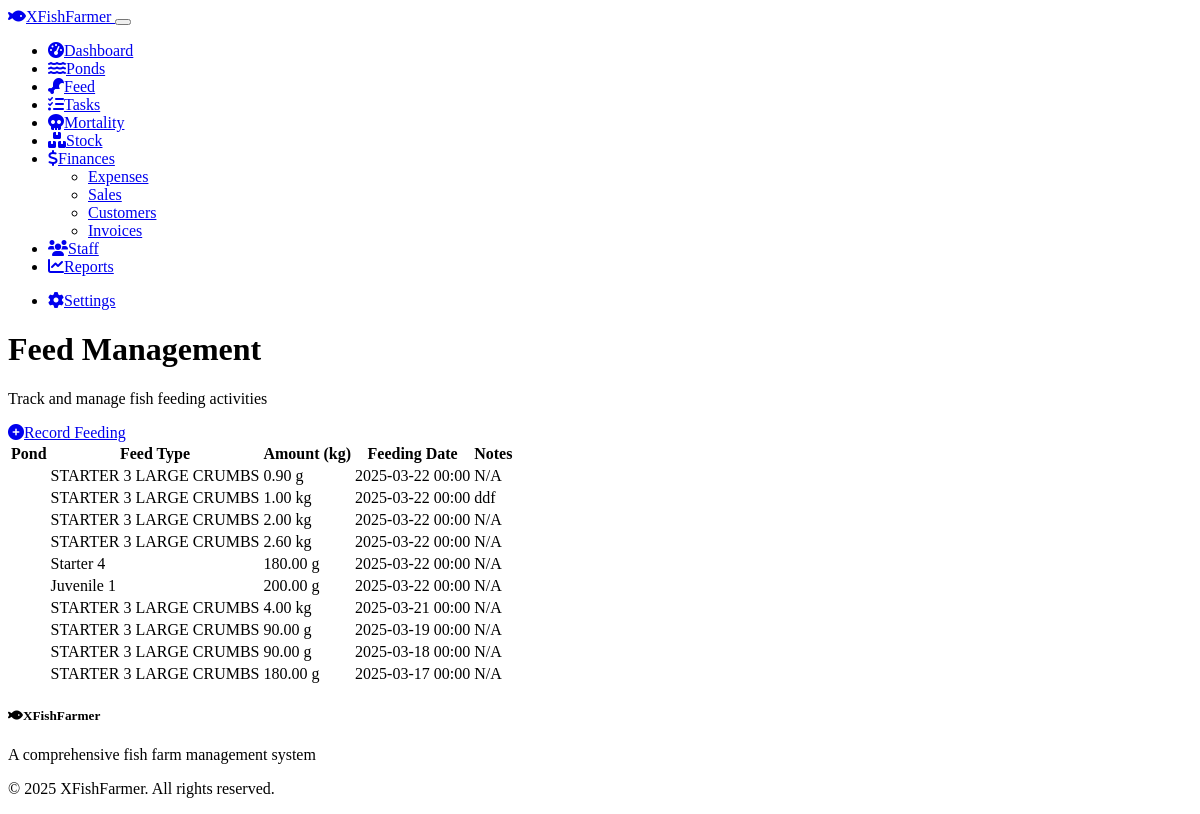
The page /feed on the database as committed earlier.
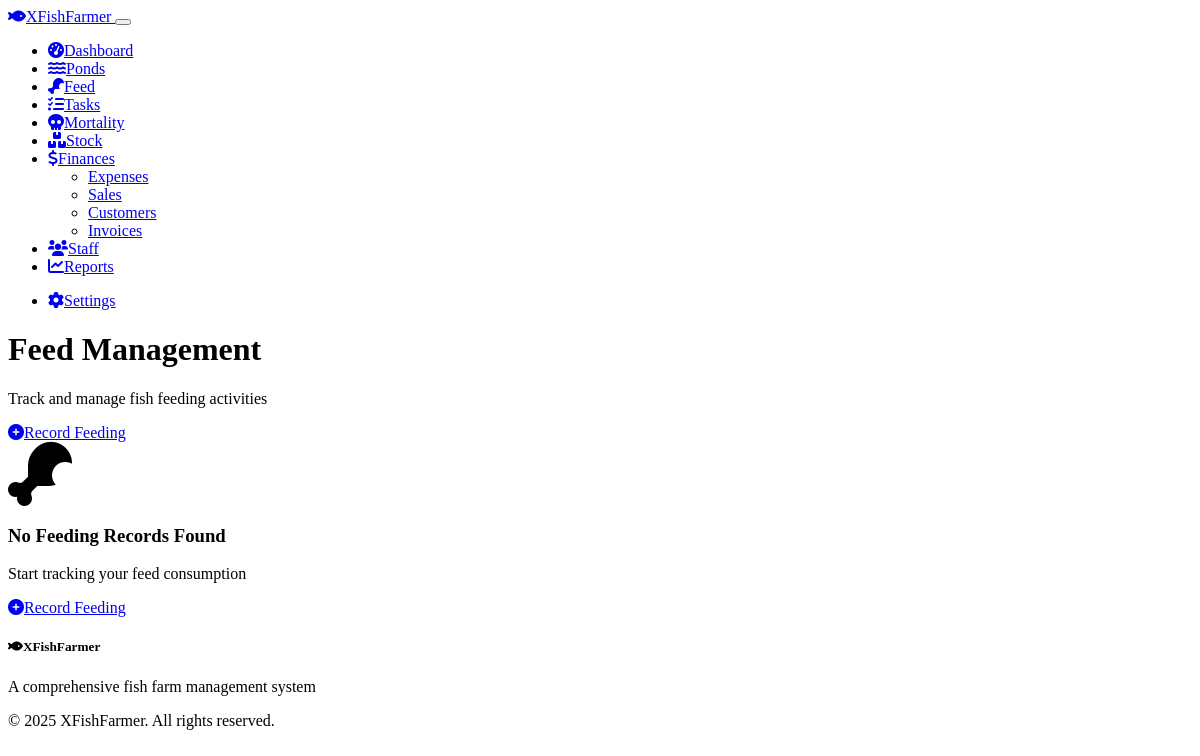
The same page on the database as committed later.
### models.py (models this page shows, shortened)
class Feed(db.Model):
    id = db.Column(db.Integer, primary_key=True)
    pond_id = db.Column(db.Integer, db.ForeignKey('ponds.id'), nullable=False)
    feed_stock_id = db.Column(db.Integer, db.ForeignKey('feed_stock.id'), nullable=False)
    amount = db.Column(db.Float, nullable=False)  # Amount in kg or g
    unit = db.Column(db.String(5), nullable=False, default='kg')  # kg or g
    feeding_date = db.Column(db.Date, nullable=False, default=date.today)
    notes = db.Column(db.Text, nullable=True)
    date_created = db.Column(db.DateTime, default=datetime.utcnow)
    date_updated = db.Column(db.DateTime, default=datetime.utcnow, onupdate=datetime.utcnow)
    pond = db.relationship('Pond', backref='feeds', lazy=True)
    feed_stock = db.relationship('FeedStock', backref='feedings', lazy=True)

class FeedStock(db.Model):
    id = db.Column(db.Integer, primary_key=True)
    name = db.Column(db.String(100), nullable=False)
    quantity = db.Column(db.Float, nullable=False)  # Quantity in kg
    supplier = db.Column(db.String(100), nullable=True)
    purchase_date = db.Column(db.Date, nullable=False, default=date.today)
    expiry_date = db.Column(db.Date, nullable=True)
    cost = db.Column(db.Float, nullable=False)  # Cost in currency
    notes = db.Column(db.Text, nullable=True)
    date_created = db.Column(db.DateTime, default=datetime.utcnow)
    date_updated = db.Column(db.DateTime, default=datetime.utcnow, onupdate=datetime.utcnow)

### routes.py (the view)
@app.route('/feed')
def feed():
    feeds = Feed.query.order_by(Feed.feeding_date.desc()).all()
    monthly_feed_usage = db.session.query(
        Pond.name.label('pond_name'),  # Pond name
        FeedStock.name.label('feed_type'),  # Feed type
        func.sum(
            case(
                (Feed.unit == 'g', Feed.amount / 1000),  # Convert grams to kg
                else_=Feed.amount
            )
        ).label('total_amount_kg'),  # Total amount in kg
        func.sum(
            case(
                (Feed.unit == 'kg', Feed.amount * 1000),  # Convert kg to grams
                else_=Feed.amount
            )
        ).label('total_amount_g')  # Total amount in grams
    ).join(FeedStock, Feed.feed_stock_id == FeedStock.id)\
     .join(Pond, Feed.pond_id == Pond.id)\
     .filter(Feed.feeding_date >= datetime.now() - timedelta(days=30))\
     .group_by(Pond.name, FeedStock.name)\
     .order_by(Pond.name, FeedStock.name)\
     .all()
    return render_template('feed/index.html', feeds=feeds, monthly_feed_usage=monthly_feed_usage)

### templates/feed/index.html (shortened to what this page needs)
{% extends "layout.html" %}
{% block page_title %}Feed Management{% endblock %}
{% block content %}
<div class="row mb-4">
    <div class="col-12">
        <div class="d-flex justify-content-between align-items-center">
            <p class="lead">Track and manage fish feeding activities</p>
            <a href="{{ url_for('create_feed') }}" class="btn btn-primary">
                <i class="fas fa-plus-circle me-2"></i>Record Feeding
            </a>
        </div>
    </div>
</div>
<div class="row">
    <div class="col-12">
        <div class="card shadow">
            <div class="card-body">
                {% if feeds %}
                <div class="table-responsive">
                    <table class="table table-hover">
                        <thead>
                            <tr>
                                <th>Pond</th>
                                <th>Feed Type</th>
                                <th>Amount (kg)</th>
                                <th>Feeding Date</th>
                                <th>Notes</th>
                            </tr>
                        </thead>
                        <tbody>
                            {% for feed in feeds %}
                            <tr>
                                <td>{{ feed.pond.name }}</td>
                                <td>{{ feed.feed_stock.name }}</td>
                                <td>{{ "%.2f"|format(feed.amount) }} {{ feed.unit }}</td>
                                <td>{{ feed.feeding_date.strftime('%Y-%m-%d %H:%M') }}</td>
                                <td>{{ feed.notes or "N/A" }}</td>
                            </tr>
                            {% endfor %}
                        </tbody>
                    </table>
                </div>
                {% else %}
                <div class="text-center py-5">
                    <i class="fas fa-drumstick-bite fa-4x mb-3 text-muted"></i>
                    <h3>No Feeding Records Found</h3>
                    <p class="text-muted">Start tracking your feed consumption</p>
                    <a href="{{ url_for('create_feed') }}" class="btn btn-primary mt-3">
                        <i class="fas fa-plus-circle me-2"></i>Record Feeding
                    </a>
                </div>
                {% endif %}
            </div>
        </div>
    </div>
</div>
{% endblock %}

### templates/layout.html (shortened to what this page needs)
<!DOCTYPE html>
<html lang="en" data-bs-theme="dark">
<head>
    <link rel="stylesheet" href="https://cdn.replit.com/agent/bootstrap-agent-dark-theme.min.css">
    <link rel="stylesheet" href="{{ url_for('static', filename='css/custom.css') }}">
    <link rel="stylesheet" href="https://cdnjs.cloudflare.com/ajax/libs/font-awesome/6.0.0/css/all.min.css">
</head>
<body>
    <header>
        <nav class="navbar navbar-expand-lg navbar-dark bg-dark">
            <div class="container">
                <a class="navbar-brand" href="{{ url_for('index') }}">
                    <i class="fas fa-fish me-2"></i>XFishFarmer
                </a>
                <button class="navbar-toggler" type="button" data-bs-toggle="collapse" data-bs-target="#navbarNav" aria-controls="navbarNav" aria-expanded="false" aria-label="Toggle navigation">
                </button>
                <div class="collapse navbar-collapse" id="navbarNav">
                    <ul class="navbar-nav me-auto">
                        <li class="nav-item">
                            <a class="nav-link" href="{{ url_for('dashboard') }}">
                                <i class="fas fa-tachometer-alt me-1"></i>Dashboard
                            </a>
                        </li>
                        <li class="nav-item">
                            <a class="nav-link" href="{{ url_for('ponds') }}">
                                <i class="fas fa-water me-1"></i>Ponds
                            </a>
                        </li>
                        <li class="nav-item">
                            <a class="nav-link" href="{{ url_for('feed') }}">
                                <i class="fas fa-drumstick-bite me-1"></i>Feed
                            </a>
                        </li>
                        <li class="nav-item">
                            <a class="nav-link" href="{{ url_for('tasks') }}">
                                <i class="fas fa-tasks me-1"></i>Tasks
                            </a>
                        </li>
                        <li class="nav-item">
                            <a class="nav-link" href="{{ url_for('mortality') }}">
                                <i class="fas fa-skull me-1"></i>Mortality
                            </a>
                        </li>
                        <li class="nav-item">
                            <a class="nav-link" href="{{ url_for('stock') }}">
                                <i class="fas fa-boxes me-1"></i>Stock
                            </a>
                        </li>
                        <li class="nav-item dropdown">
                            <a class="nav-link dropdown-toggle" href="#" id="financesDropdown" role="button" data-bs-toggle="dropdown" aria-expanded="false">
                                <i class="fas fa-dollar-sign me-1"></i>Finances
                            </a>
                            <ul class="dropdown-menu" aria-labelledby="financesDropdown">
                                <li><a class="dropdown-item" href="{{ url_for('expenses') }}">Expenses</a></li>
                                <li><a class="dropdown-item" href="{{ url_for('sales') }}">Sales</a></li>
                                <li><a class="dropdown-item" href="{{ url_for('customers') }}">Customers</a></li>
                                <li><a class="dropdown-item" href="{{ url_for('invoices') }}">Invoices</a></li>
                            </ul>
                        </li>
                        <li class="nav-item">
                            <a class="nav-link" href="{{ url_for('staff') }}">
                                <i class="fas fa-users me-1"></i>Staff
                            </a>
                        </li>
                        <li class="nav-item">
                            <a class="nav-link" href="{{ url_for('reports') }}">
                                <i class="fas fa-chart-line me-1"></i>Reports
                            </a>
                        </li>
                    </ul>
                    <ul class="navbar-nav">
                        <li class="nav-item">
                            <a class="nav-link" href="{{ url_for('company_settings') }}">
                                <i class="fas fa-cog me-1"></i>Settings
                            </a>
                        </li>
                    </ul>
                </div>
            </div>
        </nav>
    </header>
    <main class="container mt-4 mb-5">
        <div class="row">
            <div class="col-12">
                <h1 class="mb-4">{% block page_title %}{% endblock %}</h1>
            </div>
        </div>
        {% block content %}{% endblock %}
    </main>
    <footer class="bg-dark text-light py-4 mt-auto">
        <div class="container">
            <div class="row">
                <div class="col-md-6">
                    <h5><i class="fas fa-fish me-2"></i>XFishFarmer</h5>
                    <p>A comprehensive fish farm management system</p>
                </div>
                <div class="col-md-6 text-md-end">
                    <p>&copy; 2025 XFishFarmer. All rights reserved.</p>
                </div>
            </div>
        </div>
    </footer>
</body>
</html>

Rows that differ between the two databases and show on the page:
removed Feed: feed_stock.name "STARTER 3 LARGE CRUMBS", amount "0.90", unit "g", feeding_date "2025-03-22 00:00", notes "N/A"
removed Feed: feed_stock.name "STARTER 3 LARGE CRUMBS", amount "1.00", unit "kg", feeding_date "2025-03-22 00:00", notes "ddf"
removed Feed: feed_stock.name "STARTER 3 LARGE CRUMBS", amount "2.00", unit "kg", feeding_date "2025-03-22 00:00", notes "N/A"
removed Feed: feed_stock.name "STARTER 3 LARGE CRUMBS", amount "2.60", unit "kg", feeding_date "2025-03-22 00:00", notes "N/A"
removed Feed: feed_stock.name "Starter 4", amount "180.00", unit "g", feeding_date "2025-03-22 00:00", notes "N/A"
removed Feed: feed_stock.name "Juvenile 1", amount "200.00", unit "g", feeding_date "2025-03-22 00:00", notes "N/A"
removed Feed: feed_stock.name "STARTER 3 LARGE CRUMBS", amount "4.00", unit "kg", feeding_date "2025-03-21 00:00", notes "N/A"
removed Feed: feed_stock.name "STARTER 3 LARGE CRUMBS", amount "90.00", unit "g", feeding_date "2025-03-19 00:00", notes "N/A"
removed Feed: feed_stock.name "STARTER 3 LARGE CRUMBS", amount "90.00", unit "g", feeding_date "2025-03-18 00:00", notes "N/A"
removed Feed: feed_stock.name "STARTER 3 LARGE CRUMBS", amount "180.00", unit "g", feeding_date "2025-03-17 00:00", notes "N/A"
Other text that changed with them:
text no longer shown: "Pond Feed Type Amount (kg) Feeding Date Notes"
text now shown: "No Feeding Records Found Start tracking your feed consumption Record Feeding"
